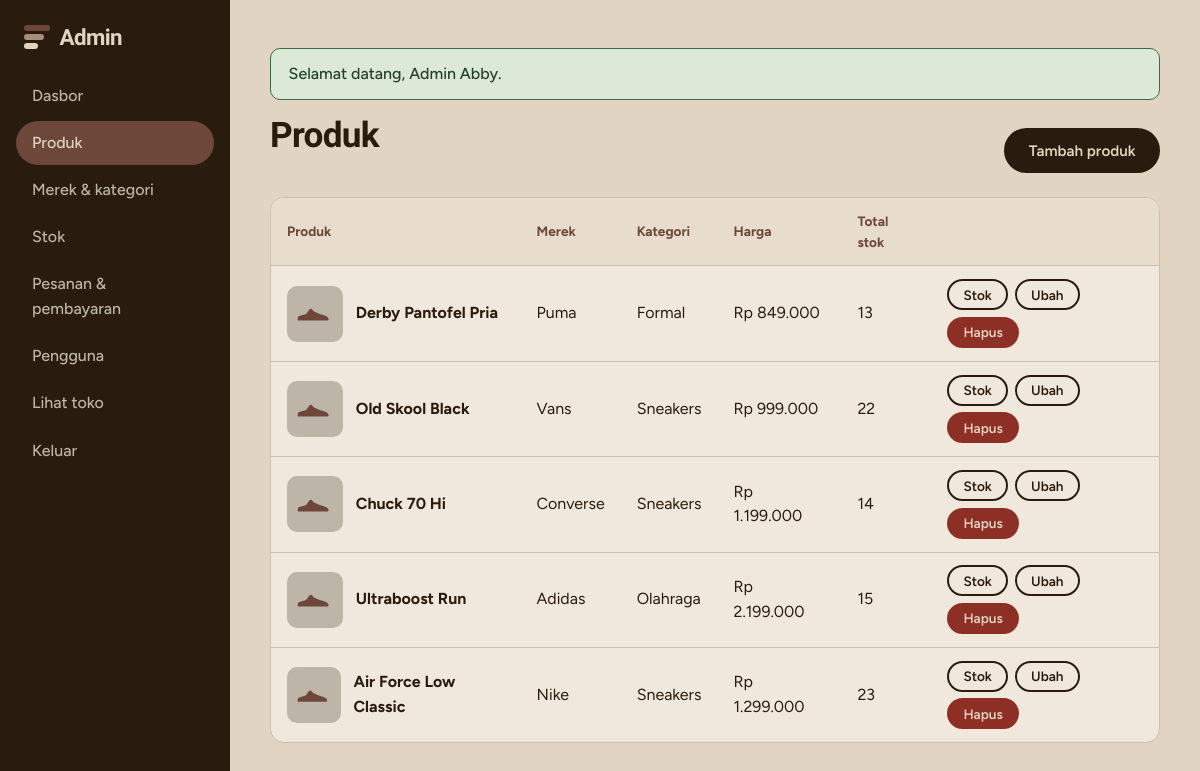
The page /admin/produk.php (signed in) on the database its author committed.
### tables this page shows
CREATE TABLE sepatu (
  id_sepatu   INT AUTO_INCREMENT PRIMARY KEY,
  nama_sepatu VARCHAR(150) NOT NULL,
  deskripsi   TEXT NULL,
  harga       DECIMAL(12,2) NOT NULL,
  foto        VARCHAR(255) NULL,
  id_kategori INT NOT NULL,
  id_merek    INT NOT NULL,
  dibuat_pada TIMESTAMP NOT NULL DEFAULT CURRENT_TIMESTAMP,
  FOREIGN KEY (id_kategori) REFERENCES kategori(id_kategori),
  FOREIGN KEY (id_merek)    REFERENCES merek(id_merek)
);

CREATE TABLE merek (
  id_merek   INT AUTO_INCREMENT PRIMARY KEY,
  nama_merek VARCHAR(100) NOT NULL UNIQUE
);

CREATE TABLE kategori (
  id_kategori   INT AUTO_INCREMENT PRIMARY KEY,
  nama_kategori VARCHAR(100) NOT NULL UNIQUE
);

### admin/produk.php (the view, shortened to what this page needs)
<?php
require_once __DIR__ . '/../includes/functions.php';
$pdo = db();
$kategoriList = $pdo->query('SELECT * FROM kategori ORDER BY nama_kategori')->fetchAll();
$merekList = $pdo->query('SELECT * FROM merek ORDER BY nama_merek')->fetchAll();
include __DIR__ . '/_header.php';
if (isset($_GET['form'])):
    $row = ['nama_sepatu' => '', 'deskripsi' => '', 'harga' => '', 'id_kategori' => 0, 'id_merek' => 0, 'foto' => null, 'id_sepatu' => 0];
    if (!empty($_GET['id'])) { $s = $pdo->prepare('SELECT * FROM sepatu WHERE id_sepatu=?'); $s->execute([(int)$_GET['id']]); $row = $s->fetch() ?: $row; }
?>
<h2><?= $row['id_sepatu'] ? 'Ubah produk' : 'Tambah produk' ?></h2>
<?php if (!$kategoriList || !$merekList): ?><div class="alert alert-info">Tambahkan minimal satu merek dan satu kategori dulu di menu <a href="<?= url('admin/master.php') ?>">Merek &amp; kategori</a>.</div><?php endif; ?>
<form class="form-card" method="post" enctype="multipart/form-data" style="max-width:680px"><?= csrf_field() ?>
  <input type="hidden" name="aksi" value="simpan"><input type="hidden" name="id_sepatu" value="<?= $row['id_sepatu'] ?>">
  <div class="field"><label for="nama_sepatu">Nama sepatu</label><input id="nama_sepatu" name="nama_sepatu" value="<?= e($row['nama_sepatu']) ?>" required></div>
  <div class="row">
    <div class="field"><label for="id_merek">Merek</label><select id="id_merek" name="id_merek" required><option value="">Pilih</option><?php foreach ($merekList as $m): ?><option value="<?= $m['id_merek'] ?>" <?= $row['id_merek'] == $m['id_merek'] ? 'selected' : '' ?>><?= e($m['nama_merek']) ?></option><?php endforeach; ?></select></div>
    <div class="field"><label for="id_kategori">Kategori</label><select id="id_kategori" name="id_kategori" required><option value="">Pilih</option><?php foreach ($kategoriList as $k): ?><option value="<?= $k['id_kategori'] ?>" <?= $row['id_kategori'] == $k['id_kategori'] ? 'selected' : '' ?>><?= e($k['nama_kategori']) ?></option><?php endforeach; ?></select></div>
  </div>
  <div class="field"><label for="harga">Harga (Rp)</label><input type="number" id="harga" name="harga" min="0" step="1000" value="<?= e($row['harga'] !== '' ? (int)$row['harga'] : '') ?>" required></div>
  <div class="field"><label for="deskripsi">Deskripsi</label><textarea id="deskripsi" name="deskripsi"><?= e($row['deskripsi']) ?></textarea></div>
  <div class="field"><label for="foto-input">Foto produk</label>
    <?php if ($row['foto']): ?><img src="<?= e(foto_url($row['foto'])) ?>" alt="Foto saat ini" style="width:120px;border-radius:10px;margin-bottom:.5rem"><?php endif; ?>
    <img id="foto-preview" alt="Pratinjau foto baru" hidden style="width:120px;border-radius:10px;margin-bottom:.5rem">
    <input type="file" id="foto-input" name="foto" accept="image/jpeg,image/png,image/webp"><span class="hint">JPG, PNG, atau WEBP, maks 2 MB. Kosongkan jika tidak ingin mengganti foto.</span></div>
  <button class="btn">Simpan produk</button> <a class="btn btn-ghost" href="<?= url('admin/produk.php') ?>">Batal</a>
</form>
<?php else:
    $list = $pdo->query('SELECT s.*, k.nama_kategori, m.nama_merek, (SELECT COALESCE(SUM(jumlah_stok),0) FROM stok_sepatu x WHERE x.id_sepatu=s.id_sepatu) AS total_stok
        FROM sepatu s JOIN kategori k ON k.id_kategori=s.id_kategori JOIN merek m ON m.id_merek=s.id_merek ORDER BY s.id_sepatu DESC')->fetchAll();
?>
<div class="page-head"><h2>Produk</h2><a class="btn" href="<?= url('admin/produk.php?form=1') ?>">Tambah produk</a></div>
<div class="table-wrap"><table>
  <thead><tr><th>Produk</th><th>Merek</th><th>Kategori</th><th>Harga</th><th>Total stok</th><th></th></tr></thead><tbody>
  <?php foreach ($list as $s): ?>
  <tr><td><div class="cell-prod"><div class="thumb"><?php if ($s['foto']): ?><img src="<?= e(foto_url($s['foto'])) ?>" alt=""><?php else: echo shoe_svg(); endif; ?></div><strong><?= e($s['nama_sepatu']) ?></strong></div></td>
  <td><?= e($s['nama_merek']) ?></td><td><?= e($s['nama_kategori']) ?></td><td><?= rupiah($s['harga']) ?></td><td><?= $s['total_stok'] ?></td>
  <td><div class="actions"><a class="btn btn-ghost btn-sm" href="<?= url('admin/stok.php?id=' . $s['id_sepatu']) ?>">Stok</a><a class="btn btn-ghost btn-sm" href="<?= url('admin/produk.php?form=1&id=' . $s['id_sepatu']) ?>">Ubah</a>
  <form method="post" data-confirm="Hapus produk ini?"><button class="btn btn-danger btn-sm">Hapus</button></form></div></td></tr>
  <?php endforeach; if (!$list): ?><tr><td colspan="6" class="muted">Belum ada produk.</td></tr><?php endif; ?>
  </tbody></table></div>
<?php endif; include __DIR__ . '/_footer.php'; ?>

### includes/functions.php (shortened to what this page needs)
<?php
function e($v): string { return htmlspecialchars((string)$v, ENT_QUOTES, 'UTF-8'); }
function rupiah($n): string { return 'Rp ' . number_format((float)$n, 0, ',', '.'); }
function url(string $path = ''): string { return BASE_URL . '/' . ltrim($path, '/'); }
function show_flash(): void {
    foreach ($_SESSION['flash'] ?? [] as [$t, $m]) echo '<div class="alert alert-' . e($t) . '" role="status">' . e($m) . '</div>';
}
function shoe_svg(): string {
    return '<svg viewBox="0 0 120 70" aria-hidden="true"><path d="M8 52c0-6 3-9 8-10l18-5 10-14c2-3 6-3 8-1l6 7 18 8c10 3 22 6 26 12 2 3 1 8-3 8H12c-3 0-4-2-4-5z" fill="currentColor"/></svg>';
}

### assets/css/style.css (style rules this page uses)
:root { --espresso:#291C0E; --cocoa:#6E473B; --taupe:#A78D78; --stone:#BEB5A9; --cream:#E1D4C2; --paper:#F0E8DC; --line:#CDBFAE; --ok:#3F6B45; --warn:#8A5A12; --bad:#8E2F26; --font-head:'Bricolage Grotesque','Segoe UI',system-ui,sans-serif; --font-body:'Figtree','Segoe UI',system-ui,sans-serif; --pill:999px; --r:14px; }
* { box-sizing:border-box }
html { scroll-behavior:smooth }
body { margin:0;background:var(--cream);color:var(--espresso);font:16px/1.55 var(--font-body);-webkit-font-smoothing:antialiased }
a { color:var(--cocoa) }
h1,h2,h3 { font-family:var(--font-head);line-height:1.1;margin:0 0 .5em;letter-spacing:-.02em }
h2 { font-size:clamp(1.6rem,3vw,2.2rem);font-weight:700 }
.btn { display:inline-block;border:2px solid var(--espresso);background:var(--espresso);color:var(--cream);padding:.7rem 1.4rem;border-radius:var(--pill);font:600 .95rem var(--font-body);cursor:pointer;text-decoration:none;transition:background .15s,color .15s }
.btn-ghost { background:transparent;color:var(--espresso) }
.btn-danger { background:var(--bad);border-color:var(--bad) }
.btn-sm { padding:.35rem .9rem;font-size:.85rem }
.alert { padding:.8rem 1.1rem;border-radius:10px;margin:1rem 0;font-weight:500;border:1px solid }
.alert-success { background:#DCE8D8;border-color:var(--ok);color:#254128 }
.table-wrap { overflow-x:auto;background:var(--paper);border-radius:var(--r);border:1px solid var(--line) }
table { width:100%;border-collapse:collapse;min-width:560px }
th,td { padding:.8rem 1rem;text-align:left;border-bottom:1px solid var(--line);vertical-align:middle }
th { font-size:.85rem;color:var(--cocoa);font-weight:700;background:#E8DDCC }
tr:last-child td { border-bottom:0 }
.thumb { width:56px;height:56px;border-radius:10px;background:var(--stone);display:grid;place-items:center;overflow:hidden;color:var(--cocoa) }
.thumb svg { width:70% }
.cell-prod { display:flex;gap:.8rem;align-items:center }
.actions { display:flex;gap:.4rem;flex-wrap:wrap }
.actions form { display:inline }
.page-head { display:flex;justify-content:space-between;align-items:end;gap:1rem;flex-wrap:wrap;margin-bottom:1.5rem }

### rows shown on the page
sepatu: nama_sepatu "Derby Pantofel Pria", id_merek.nama_merek "Puma", id_kategori.nama_kategori "Formal", harga "Rp 849.000", total_stok "13"
sepatu: nama_sepatu "Old Skool Black", id_merek.nama_merek "Vans", id_kategori.nama_kategori "Sneakers", harga "Rp 999.000", total_stok "22"
sepatu: nama_sepatu "Chuck 70 Hi", id_merek.nama_merek "Converse", id_kategori.nama_kategori "Sneakers", harga "Rp 1.199.000", total_stok "14"
sepatu: nama_sepatu "Ultraboost Run", id_merek.nama_merek "Adidas", id_kategori.nama_kategori "Olahraga", harga "Rp 2.199.000", total_stok "15"
sepatu: nama_sepatu "Air Force Low Classic", id_merek.nama_merek "Nike", id_kategori.nama_kategori "Sneakers", harga "Rp 1.299.000", total_stok "23"

### other values the page prints
$nama "Dasbor"
$nama "Produk"
$nama "Merek & kategori"
$nama "Stok"
$nama "Pesanan & pembayaran"
$nama "Pengguna"
$m "Selamat datang, Admin Abby."
